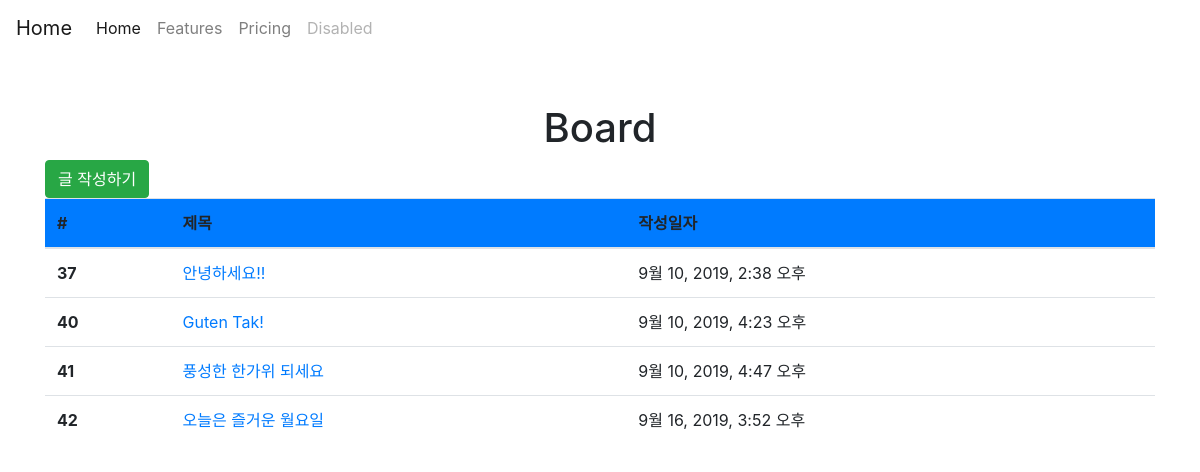
/articles/, run on an earlier commit of the app's database.
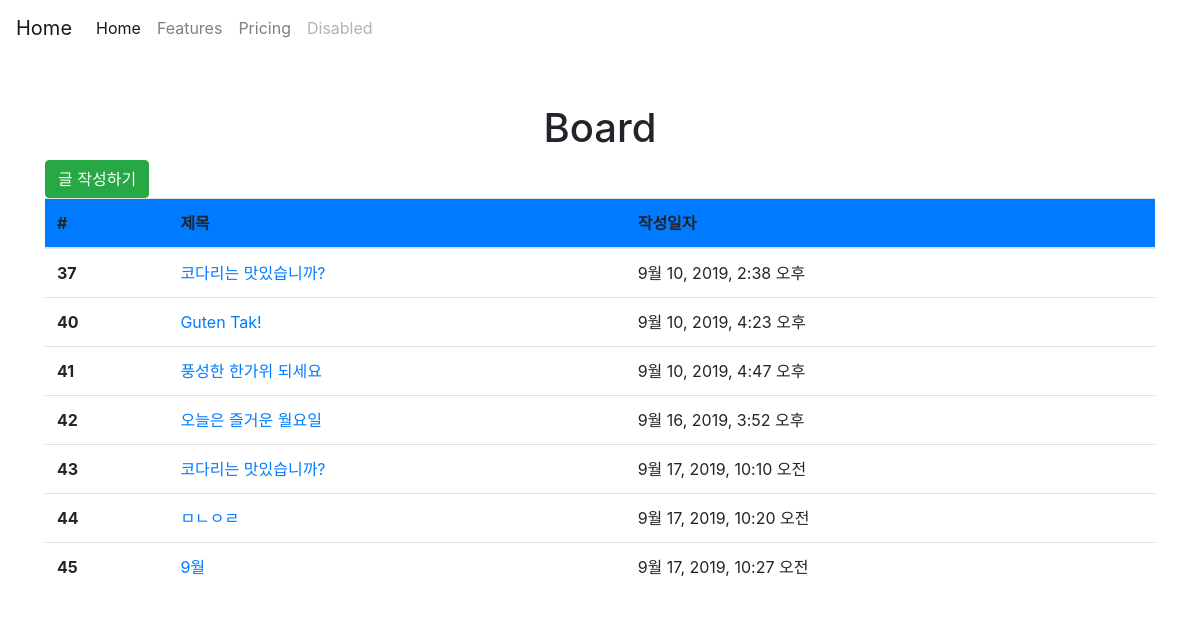
And on a later commit of the database.
### articles/models.py (models this page shows, shortened)
class Article(models.Model):
    title = models.CharField(max_length=10)
    content = models.TextField()
    created_at = models.DateTimeField(auto_now_add=True)
    updated_at = models.DateTimeField(auto_now=True)

### articles/views.py (the view)
# urls.py: path('', views.index, name='index'),
def index(request):
    articles = Article.objects.all()
    context = {
        'articles': articles,
    }
    return render(request, 'articles/index.html', context)

### articles/templates/articles/index.html (shortened to what this page needs)
{% extends 'articles/base.html' %}
{% block body %}
  <h1 class="text-center">Board</h1>
  <a href="{% url 'articles:create' %}" class="btn btn-success mb-20">글 작성하기</a>
  <table class="table table-muted">
  <thead class="thead-gray">
    <tr class="bg-primary">
      <th scope="col">#</th>
      <th scope="col">제목</th>
      <th scope="col">작성일자</th>
    </tr>
  </thead>
  <tbody class="mt-5">
    {% for article in articles %}
    <tr>
      <th scope="row">{{ article.id }}</th>
      <td><a href="{{ article.pk }}">{{ article.title }}</a></td>
      <td>{{ article.created_at }}</td>
    </tr>
    {% endfor %}
  </tbody>
</table>
{% endblock %}

What changed in the data, as far as the page shows it:
changed Article "9월 10, 2019, 2:38 오후": title "안녕하세요!!" → "코다리는 맛있습니까?"
added Article: id "43", title "코다리는 맛있습니까?", created_at "9월 17, 2019, 10:10 오전"
added Article: id "44", title "ㅁㄴㅇㄹ", created_at "9월 17, 2019, 10:20 오전"
added Article: id "45", title "9월", created_at "9월 17, 2019, 10:27 오전"
